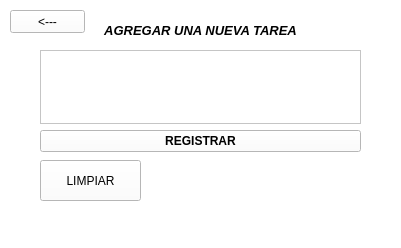
<?xml version="1.0" encoding="UTF-8"?>
<ui version="4.0">
 <class>VentanaRegistrarTarea</class>
 <widget class="QMainWindow" name="VentanaRegistrarTarea">
  <property name="geometry">
   <rect>
    <x>0</x>
    <y>0</y>
    <width>401</width>
    <height>248</height>
   </rect>
  </property>
  <property name="windowTitle">
   <string>Registrar Tareas</string>
  </property>
  <property name="styleSheet">
   <string notr="true">background-color: rgb(255, 255, 255);</string>
  </property>
  <widget class="QWidget" name="centralwidget">
   <widget class="QLabel" name="titulo">
    <property name="geometry">
     <rect>
      <x>40</x>
      <y>10</y>
      <width>321</width>
      <height>41</height>
     </rect>
    </property>
    <property name="font">
     <font>
      <pointsize>10</pointsize>
      <weight>75</weight>
      <italic>true</italic>
      <bold>true</bold>
     </font>
    </property>
    <property name="text">
     <string>AGREGAR UNA NUEVA TAREA</string>
    </property>
    <property name="alignment">
     <set>Qt::AlignCenter</set>
    </property>
   </widget>
   <widget class="QPushButton" name="regresar">
    <property name="geometry">
     <rect>
      <x>10</x>
      <y>10</y>
      <width>75</width>
      <height>23</height>
     </rect>
    </property>
    <property name="cursor">
     <cursorShape>OpenHandCursor</cursorShape>
    </property>
    <property name="styleSheet">
     <string notr="true">QPushButton:hover{
	
	color: rgb(255, 255, 255);
	background-color: rgb(0, 0, 0);
}
QPushButton{
	
	color: rgb(0, 0, 0);
	background-color: rgb(255, 255, 255);
}</string>
    </property>
    <property name="text">
     <string>&lt;---</string>
    </property>
   </widget>
   <widget class="QPushButton" name="limpiar">
    <property name="geometry">
     <rect>
      <x>40</x>
      <y>160</y>
      <width>101</width>
      <height>41</height>
     </rect>
    </property>
    <property name="cursor">
     <cursorShape>OpenHandCursor</cursorShape>
    </property>
    <property name="styleSheet">
     <string notr="true">QPushButton:hover{
	
	color: rgb(255, 255, 255);
	background-color: rgb(0, 0, 0);
}
QPushButton{
	
	color: rgb(0, 0, 0);
	background-color: rgb(255, 255, 255);
}</string>
    </property>
    <property name="text">
     <string>LIMPIAR</string>
    </property>
   </widget>
   <widget class="QLabel" name="exito">
    <property name="geometry">
     <rect>
      <x>145</x>
      <y>160</y>
      <width>211</width>
      <height>41</height>
     </rect>
    </property>
    <property name="font">
     <font>
      <pointsize>10</pointsize>
      <weight>75</weight>
      <italic>true</italic>
      <bold>true</bold>
     </font>
    </property>
    <property name="frameShape">
     <enum>QFrame::NoFrame</enum>
    </property>
    <property name="text">
     <string/>
    </property>
    <property name="alignment">
     <set>Qt::AlignCenter</set>
    </property>
   </widget>
   <widget class="QWidget" name="layoutWidget">
    <property name="geometry">
     <rect>
      <x>40</x>
      <y>50</y>
      <width>321</width>
      <height>102</height>
     </rect>
    </property>
    <layout class="QVBoxLayout" name="verticalLayout">
     <item>
      <widget class="QTextEdit" name="tarea"/>
     </item>
     <item>
      <widget class="QPushButton" name="doit">
       <property name="font">
        <font>
         <weight>75</weight>
         <bold>true</bold>
        </font>
       </property>
       <property name="cursor">
        <cursorShape>OpenHandCursor</cursorShape>
       </property>
       <property name="styleSheet">
        <string notr="true">QPushButton:hover{
	
	color: rgb(255, 255, 255);
	background-color: rgb(0, 0, 0);
}
QPushButton{
	
	color: rgb(0, 0, 0);
	background-color: rgb(255, 255, 255);
}</string>
       </property>
       <property name="text">
        <string>REGISTRAR</string>
       </property>
      </widget>
     </item>
    </layout>
   </widget>
  </widget>
  <widget class="QMenuBar" name="menubar">
   <property name="geometry">
    <rect>
     <x>0</x>
     <y>0</y>
     <width>401</width>
     <height>21</height>
    </rect>
   </property>
  </widget>
  <widget class="QStatusBar" name="statusbar"/>
 </widget>
 <resources/>
 <connections>
  <connection>
   <sender>limpiar</sender>
   <signal>clicked()</signal>
   <receiver>tarea</receiver>
   <slot>clear()</slot>
   <hints>
    <hint type="sourcelabel">
     <x>89</x>
     <y>204</y>
    </hint>
    <hint type="destinationlabel">
     <x>63</x>
     <y>107</y>
    </hint>
   </hints>
  </connection>
 </connections>
</ui>
